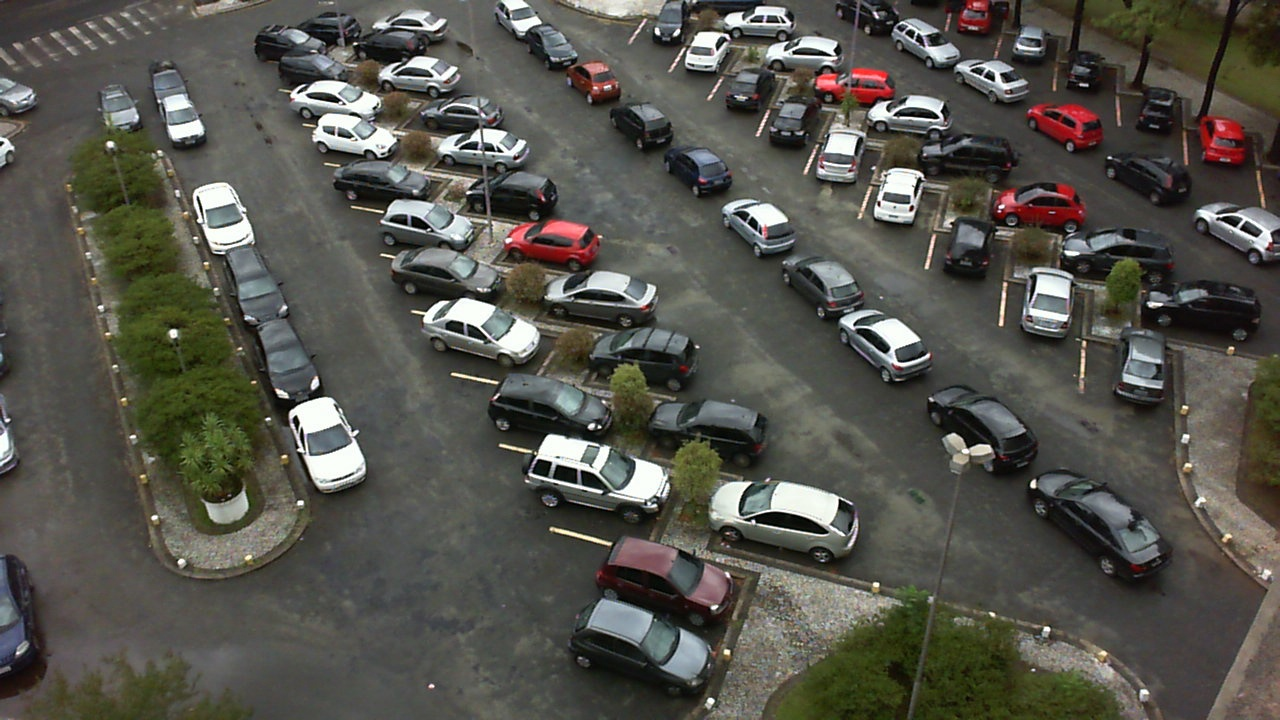
#> input picture dev/park_python/drafts/edge_detection/park.jpg, 1280 x 720 px
$ python edgedetection_skimage.py
#> lines starting #> are read from the running program, lines starting #| are printed output that depends on the picture
##################################################################
#        MESURE DU TAUX D'OCCUPATION DE PARKINGS A L'AIDE        #
#                       DE CAMERAS VIDEOS                        #
# -------------------------------------------------------------- #
#              Rémi Jacquemard - TB 2018 - HEIG-VD               #
#                   remi.jacquemard@heig-vd.ch                   #
#               https://github.com/remij1/TB_2018                #
#                           July 2018                            #
# -------------------------------------------------------------- #
# Draft: used to detect edges from an image with skimage         #
##################################################################

#import skimage as sk
from skimage import io, filters, color, exposure, util, morphology
from skimage.viewer.viewers import ImageViewer, CollectionViewer
from skimage.color.adapt_rgb import adapt_rgb, each_channel, hsv_value
import numpy as np
#from scipy import ndimage as ndi

print("Reading")
image = io.imread(r"park.jpg")
#> image is the input picture: shape (720, 1280, 3); mean R, G, B 85.1, 84, 76.4
print("Read")

# done for each chanel (http://scikit-image.org/docs/0.12.x/auto_examples/color_exposure/plot_adapt_rgb.html)
@adapt_rgb(each_channel)
def sobel_each(image):
    return filters.sobel(image)

@adapt_rgb(hsv_value)
def sobel_hsv(image):
    return filters.sobel(image)

@adapt_rgb(each_channel)
def scharr_each(image):
    return filters.scharr(image)

@adapt_rgb(hsv_value)
def scharr_hsv(image):
    return filters.scharr(image)

# We use 1 - sobel_each(image)
# but this will not work if image is not normalized
image = exposure.rescale_intensity(1 - scharr_each(image))
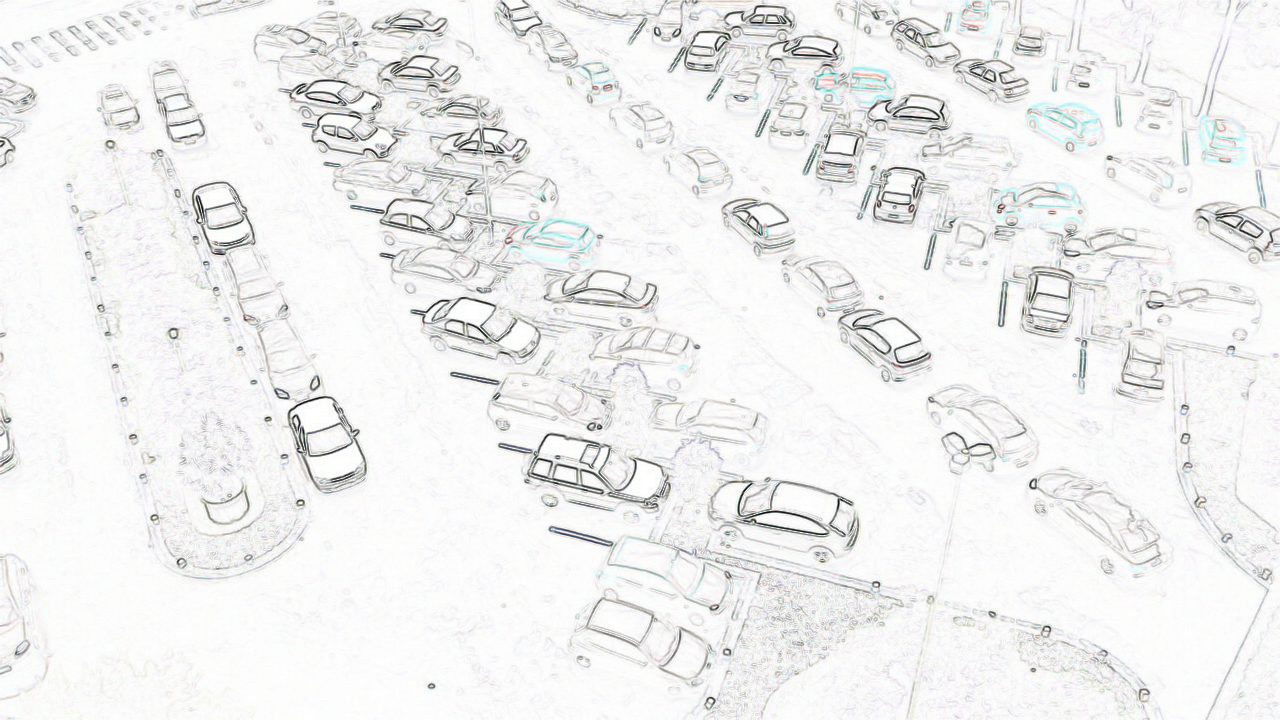
#> image: shape (720, 1280, 3) float64; mean R, G, B 0.942, 0.943, 0.942

# negating the image
image = util.invert(image)
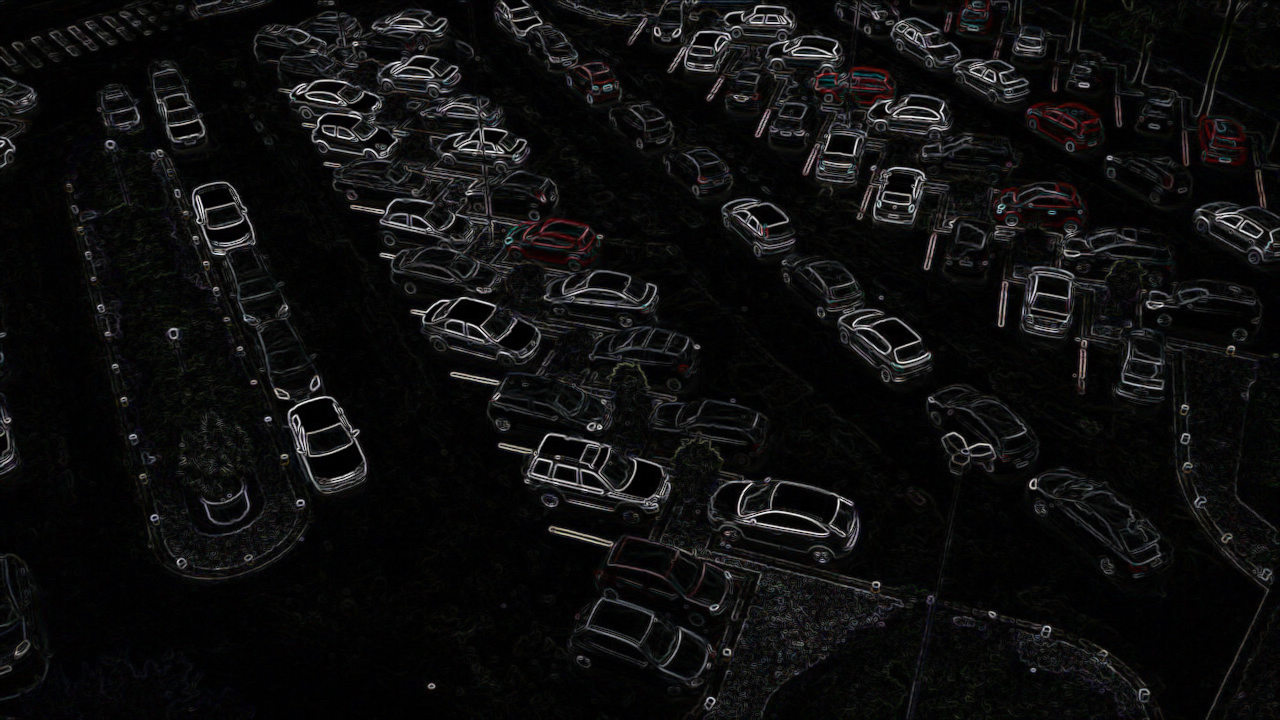
#> image: shape (720, 1280, 3) float64; mean R, G, B 0.058, 0.0572, 0.058
#image = color.rgb2gray(image)

#print(image)

'''
image = ndi.binary_fill_holes(image)
'''
# markers

# exploring markers
'''
m = []
for i in np.arange(0.0, 1.0, 0.05):
    for j in np.arange(i + 0.05, 1.0, 0.05):
        markers = np.zeros_like(image)
        markers[image < i] = 1
        markers[image > j] = 2

        m.append(morphology.watershed(image, markers))

image = m
print(len(image))
'''
'''
markers = np.zeros_like(image)
markers[image < 0.2] = 1
markers[image > 0.8] = 2

image = morphology.watershed(image, markers)
'''
#image = filters.scharr(color.rgb2gray(image))

# Thresholding
'''
thresh =  filters.threshold_otsu(color.rgb2gray(image))
image = color.rgb2gray(image)
binary = image <  0.97
image *= binary
'''


# Displaying

print("Displaying")
if isinstance(image, list):
    CollectionViewer(image).show()
else:
    ImageViewer(image).show()
#> (this line was passed over: skimage is not available in this run)
